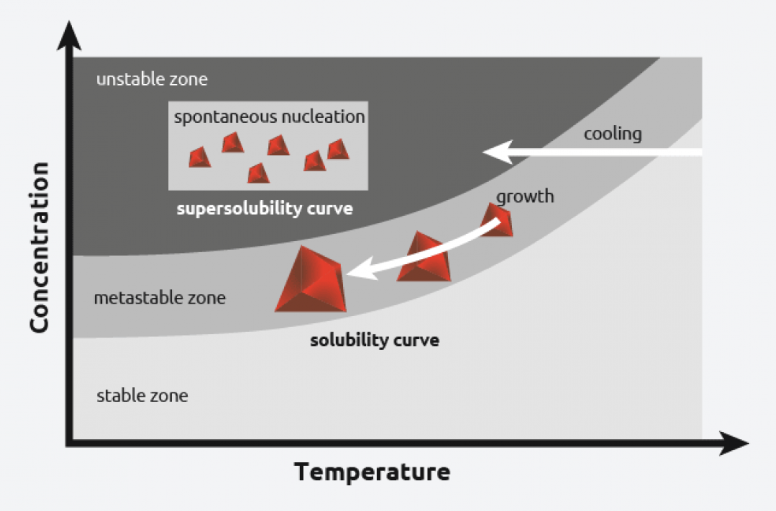
#> input picture python/image_improve/metastable.PNG, 776 x 511 px, found by its file name
$ python process_1.py
#> lines starting #> are read from the running program, lines starting #| are printed output that depends on the picture
import cv2
import numpy as np

path = 'C:\\Users\\yangy\\Documents\\GitHub\\allinone\\python\\image_improve\\metastable.PNG'

im = cv2.imread(path)
#> im is the input picture: shape (511, 776, 3); mean B, G, R 197.8, 197.5, 199
im = im/255.0
im_power_law_transformation = cv2.pow(im,3) # change the value 1.5 for change
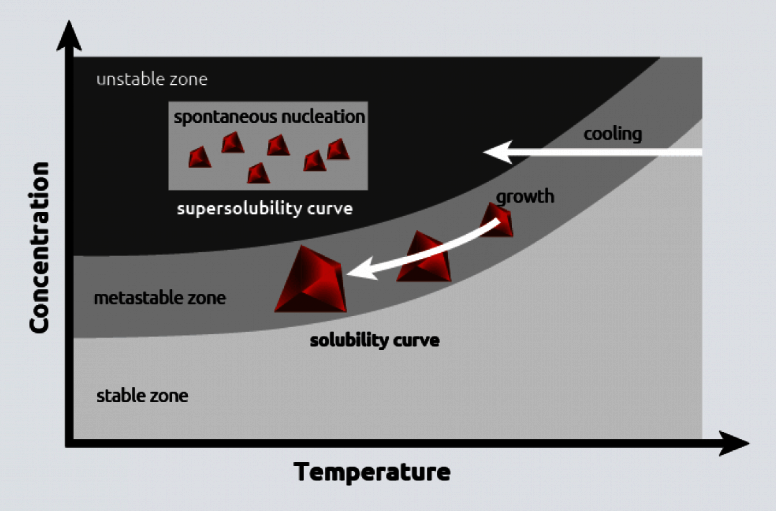
#> im_power_law_transformation: shape (511, 776, 3) float64; mean B, G, R 0.586, 0.579, 0.581

cv2.imshow('Original Image',im)
cv2.imshow('Power Law Transformation',im_power_law_transformation)
cv2.waitKey(0)
